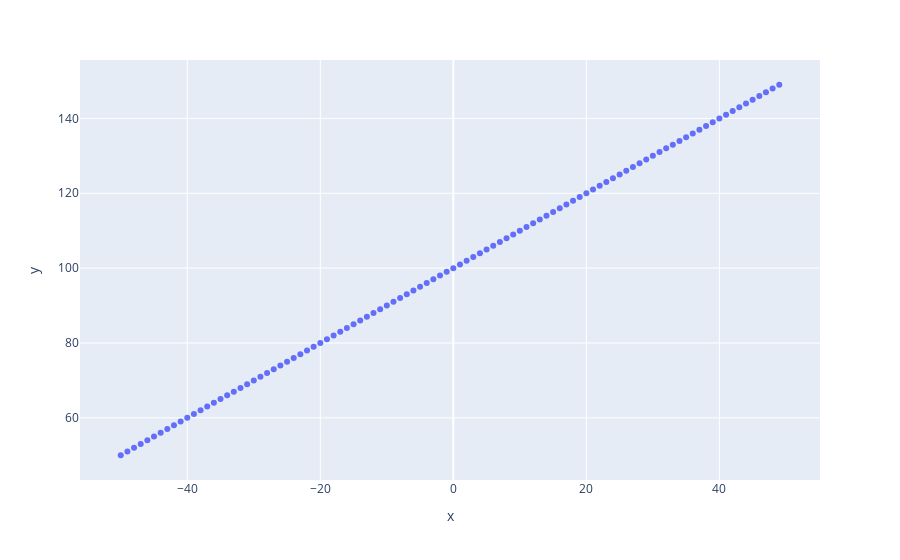

This figure's notebook cell:
### Code cell
import numpy as np

x,y = np.arange(-50,50),np.arange(50,150)

px.scatter(df,x=x,y=y)

### Figure 1 — Plotly figure (JSON) as saved in the notebook; plotly's stock layout.template omitted (floating-point values rounded to 4 significant figures)
{"data": [{"hovertemplate": "x=%{x}<br>y=%{y}<extra></extra>", "legendgroup": "", "marker": {"color": "#636efa", "symbol": "circle"}, "mode": "markers", "name": "", "orientation": "v", "showlegend": false, "type": "scatter", "x": [-50, -49, -48, -47, -46, -45, -44, -43, -42, -41, -40, -39, -38, -37, -36, -35, -34, -33, -32, -31, -30, -29, -28, -27, -26, -25, -24, -23, -22, -21, -20, -19, -18, -17, -16, -15, -14, -13, -12, -11, -10, -9, -8, -7, -6, -5, -4, -3, -2, -1, 0, 1, 2, 3, 4, 5, 6, 7, 8, 9, 10, 11, 12, 13, 14, 15, 16, 17, 18, 19, 20, 21, 22, 23, 24, 25, 26, 27, 28, 29, 30, 31, 32, 33, 34, 35, 36, 37, 38, 39, 40, 41, 42, 43, 44, 45, 46, 47, 48, 49], "xaxis": "x", "y": [50, 51, 52, 53, 54, 55, 56, 57, 58, 59, 60, 61, 62, 63, 64, 65, 66, 67, 68, 69, 70, 71, 72, 73, 74, 75, 76, 77, 78, 79, 80, 81, 82, 83, 84, 85, 86, 87, 88, 89, 90, 91, 92, 93, 94, 95, 96, 97, 98, 99, 100, 101, 102, 103, 104, 105, 106, 107, 108, 109, 110, 111, 112, 113, 114, 115, 116, 117, 118, 119, 120, 121, 122, 123, 124, 125, 126, 127, 128, 129, 130, 131, 132, 133, 134, 135, 136, 137, 138, 139, 140, 141, 142, 143, 144, 145, 146, 147, 148, 149], "yaxis": "y"}], "layout": {"legend": {"tracegroupgap": 0}, "margin": {"t": 60}, "xaxis": {"anchor": "y", "domain": [0, 1], "title": {"text": "x"}}, "yaxis": {"anchor": "x", "domain": [0, 1], "title": {"text": "y"}}}}
